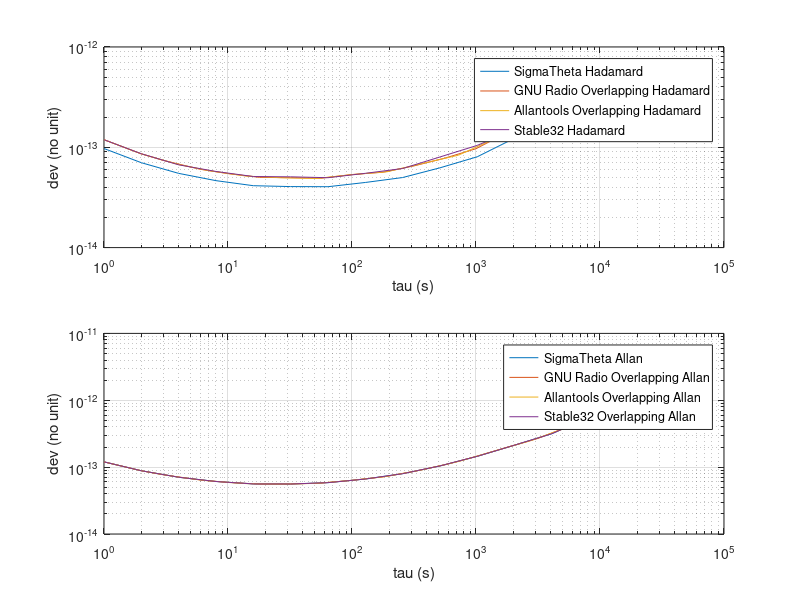

Recreate this plot in MATLAB.
st_hdev= [
1.0000e+01 9.7192338891476231e-14
2.0000e+01 7.0200326399012672e-14
4.0000e+01 5.4946090361401224e-14
8.0000e+01 4.6492431836961538e-14
1.6000e+02 4.1408194519883464e-14
3.2000e+02 4.0569979900392851e-14
6.4000e+02 4.0454156809602422e-14
1.2800e+03 4.4587033208778665e-14
2.5600e+03 4.9939149332156973e-14
5.1200e+03 6.2405019804353278e-14
1.0240e+04 8.0464306738148294e-14
2.0480e+04 1.2328424810004359e-13
4.0960e+04 1.2510608933752278e-13
8.1920e+04 1.6792917123492498e-13
1.6384e+05 2.3209905160068632e-13
2.1845e+05 3.8438523879653863e-13
];

st_adev=[
1.000e+01 1.20e-13
2.000e+01 8.83e-14
4.000e+01 7.06e-14
8.000e+01 6.10e-14
1.600e+02 5.61e-14
3.200e+02 5.59e-14
6.400e+02 5.86e-14
1.280e+03 6.64e-14
2.560e+03 7.98e-14
5.120e+03 1.04e-13
1.024e+04 1.45e-13
2.048e+04 2.13e-13
4.096e+04 3.17e-13
8.192e+04 5.54e-13
1.638e+05 1.08e-12
3.277e+05 1.94e-12
];

grallanohdev=[
1.0000e+00 1.18996682e-13
2.0000e+00 8.59503177e-14 
3.0000e+00 7.40883304e-14 
6.0000e+00 6.03147972e-14
1.0000e+01 5.46704807e-14 
1.8000e+01 5.01389577e-14 
3.2000e+01 4.97468180e-14 
5.6000e+01 4.91063852e-14
1.0000e+02 5.35037460e-14 
1.7800e+02 5.64182173e-14 
3.1600e+02 6.52400250e-14 
5.6200e+02 7.79720509e-14
1.0000e+03 9.67922828e-14 
1.7780e+03 1.40373223e-13 
3.1620e+03 1.62296228e-13 
5.6230e+03 1.64226353e-13
1.0000e+04 1.81061493e-13 
1.7783e+04 3.20856472e-13 
];

grallantdev=[
1.0000e+00  6.91274182e-14 
2.0000e+00  8.64326172e-14 
3.0000e+00  1.04377307e-13 
6.0000e+00  1.75818000e-13
1.0000e+01  2.69842806e-13 
1.8000e+01  4.70971414e-13 
3.2000e+01  8.53542784e-13 
5.6000e+01  1.57132493e-12
1.0000e+02  3.12871483e-12 
1.7800e+02  6.39667482e-12 
3.1600e+02  1.39643473e-11 
5.6200e+02  3.16336178e-11
1.0000e+03  7.64363025e-11 
1.7780e+03  1.86544206e-10 
3.1620e+03  4.62524451e-10 
5.6230e+03  1.27890594e-09
1.0000e+04  3.86390202e-09 
1.7783e+04  1.21299483e-08 
];

grallanoadev=[
1.0000e+00 1.19732200e-13 
2.0000e+00 8.82685127e-14 
3.0000e+00 7.69037991e-14 
6.0000e+00 6.41516318e-14
1.0000e+01 5.89961523e-14 
1.8000e+01 5.57757880e-14 
3.2000e+01 5.59810673e-14 
5.6000e+01 5.77003454e-14
1.0000e+02 6.35519880e-14 
1.7800e+02 7.14732793e-14 
3.1600e+02 8.61876894e-14 
5.6200e+02 1.08520609e-13
1.0000e+03 1.43863750e-13 
1.7780e+03 1.98233584e-13 
3.1620e+03 2.69054917e-13 
5.6230e+03 4.07819253e-13
1.0000e+04 6.62793641e-13 
1.7783e+04 1.17414295e-12 
3.1623e+04 1.91546297e-12
];

allantoolsohdev=[
1.000e+00 1.19035819e-13
2.000e+00 8.59774897e-14
4.000e+00 6.72949424e-14
7.000e+00 5.84305586e-14
1.400e+01 5.16412911e-14
2.700e+01 4.96994319e-14
5.200e+01 4.89178009e-14
1.000e+02 5.33899630e-14
1.930e+02 5.71030681e-14
3.730e+02 6.91222740e-14
7.200e+02 8.33167277e-14
1.389e+03 1.20661183e-13
2.683e+03 1.60942443e-13
5.179e+03 1.56397675e-13
1.000e+04 1.91181420e-13
];

allantoolsoadev=[
1.000e+00 1.19773265e-13
2.000e+00 8.82901716e-14
4.000e+00 7.05986858e-14
7.000e+00 6.23564106e-14
1.400e+01 5.66960536e-14 
2.700e+01 5.57033864e-14 
5.200e+01 5.71895939e-14 
1.000e+02 6.34256883e-14
1.930e+02 7.29376626e-14 
3.730e+02 9.17167941e-14 
7.200e+02 1.21214237e-13 
1.389e+03 1.72885316e-13
2.683e+03 2.44714087e-13 
5.179e+03 3.79048370e-13 
1.000e+04 6.60268988e-13
];

st32h=[
1.000e+00   1.190e-13
2.000e+00   8.621e-14
4.000e+00   6.687e-14
8.000e+00   5.739e-14
1.600e+01   5.111e-14
3.200e+01   5.076e-14
6.400e+01   4.975e-14
1.280e+02   5.500e-14
2.560e+02   6.143e-14
5.120e+02   8.007e-14
1.024e+03   1.045e-13
2.048e+03   1.497e-13
4.096e+03   1.768e-13
8.192e+03   1.619e-13
];

st32oa=[
1.000e+00   1.198e-13
2.000e+00   8.829e-14
4.000e+00   7.060e-14
8.000e+00   6.097e-14
1.600e+01   5.610e-14
3.200e+01   5.593e-14
6.400e+01   5.859e-14
1.280e+02   6.638e-14
2.560e+02   7.979e-14
5.120e+02   1.044e-13
1.024e+03   1.454e-13
2.048e+03   2.131e-13
4.096e+03   3.166e-13
8.192e+03   5.543e-13
1.638e+04   1.075e-12
];

st32ma=[
1.000e+00   1.198e-13
2.000e+00   7.133e-14
4.000e+00   5.471e-14
8.000e+00   4.802e-14
1.600e+01   4.533e-14
3.200e+01   4.606e-14
6.400e+01   4.964e-14
1.280e+02   5.677e-14
2.560e+02   7.023e-14
5.120e+02   9.350e-14
1.024e+03   1.340e-13
2.048e+03   1.953e-13
4.096e+03   3.055e-13
8.192e+03   5.429e-13
1.638e+04   1.088e-12
];

subplot(211)
loglog(st_hdev(:,1)/10,st_hdev(:,2));
hold on
loglog(grallanohdev(:,1),grallanohdev(:,2));
loglog(allantoolsohdev(:,1),allantoolsohdev(:,2));
loglog(st32h(:,1),st32h(:,2));
legend('SigmaTheta Hadamard','GNU Radio Overlapping Hadamard','Allantools Overlapping Hadamard','Stable32 Hadamard')
grid on
xlabel('tau (s)')
ylabel('dev (no unit)')

subplot(212)
loglog(st_adev(:,1)/10,st_adev(:,2));
hold on
loglog(grallanoadev(:,1),grallanoadev(:,2));
loglog(allantoolsoadev(:,1),allantoolsoadev(:,2));
loglog(st32oa(:,1),st32oa(:,2));
grid on
xlabel('tau (s)')
ylabel('dev (no unit)')
legend('SigmaTheta Allan','GNU Radio Overlapping Allan','Allantools Overlapping Allan','Stable32 Overlapping Allan')
